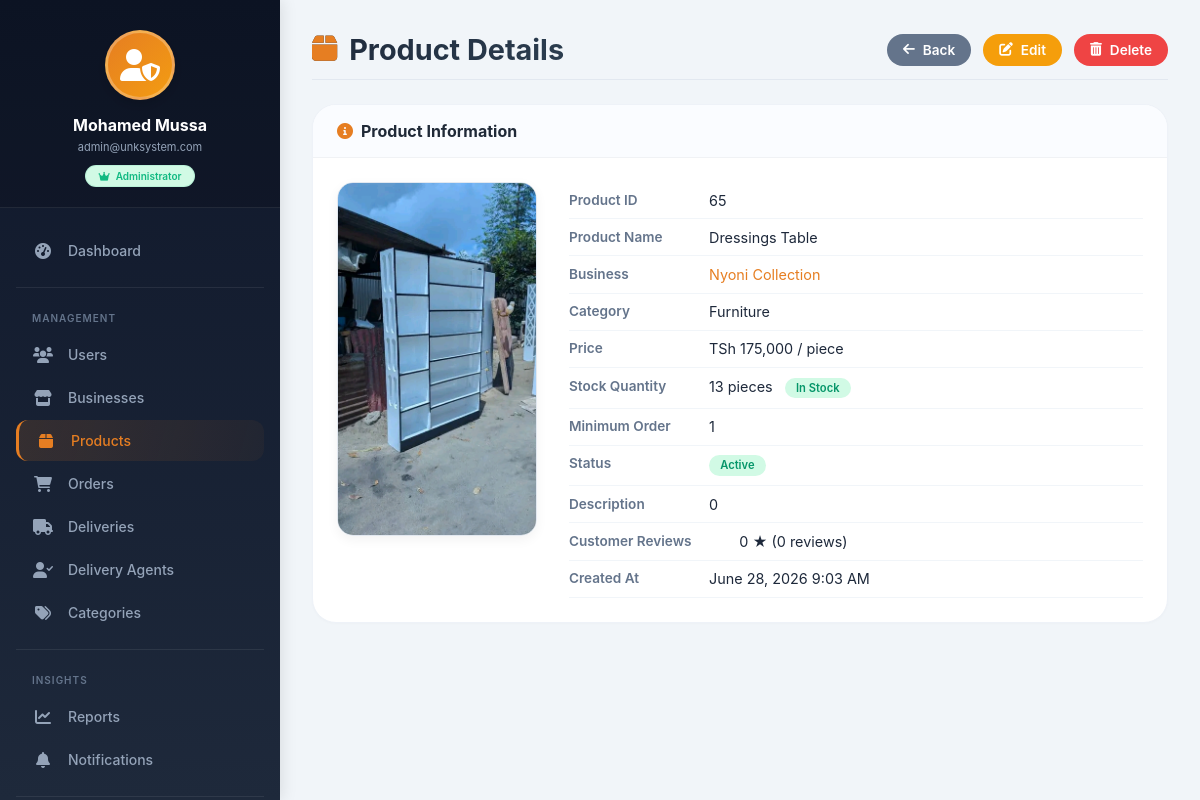
Page /admin/products/view.php?id=65 (signed in) on the committed database.
### tables this page shows
CREATE TABLE `products` (
  `product_id` int(11) NOT NULL AUTO_INCREMENT,
  `business_id` int(11) NOT NULL,
  `category_id` int(11) NOT NULL,
  `name` varchar(255) NOT NULL,
  `description` text DEFAULT NULL,
  `price` decimal(10,2) NOT NULL,
  `quantity_in_stock` int(11) DEFAULT 0,
  `unit` varchar(20) DEFAULT NULL,
  `min_order` int(11) DEFAULT 1,
  `image_url` varchar(255) DEFAULT NULL,
  `is_available` tinyint(1) DEFAULT 1,
  `views` int(11) DEFAULT 0,
  `created_at` timestamp NOT NULL DEFAULT current_timestamp(),
  `updated_at` timestamp NOT NULL DEFAULT current_timestamp() ON UPDATE current_timestamp(),
  `deleted_at` datetime DEFAULT NULL,
  `style_category` varchar(50) DEFAULT 'General',
  `discount_percent` int(11) DEFAULT 0,
  `discount_start_date` date DEFAULT NULL,
  `discount_end_date` date DEFAULT NULL,
  `is_on_sale` tinyint(1) DEFAULT 0,
  PRIMARY KEY (`product_id`),
  KEY `idx_products_business` (`business_id`),
  KEY `idx_products_category` (`category_id`),
  KEY `idx_products_price` (`price`),
  KEY `idx_products_name` (`name`(100)),
  KEY `idx_products_available` (`is_available`),
  KEY `idx_products_business_available` (`business_id`,`is_available`),
  KEY `idx_products_category_price` (`category_id`,`price`),
  KEY `idx_products_price_range` (`price`),
  KEY `idx_products_name_search` (`name`(50)),
  CONSTRAINT `fk_products_business` FOREIGN KEY (`business_id`) REFERENCES `businesses` (`business_id`) ON DELETE CASCADE ON UPDATE CASCADE,
  CONSTRAINT `fk_products_category` FOREIGN KEY (`category_id`) REFERENCES `categories` (`category_id`) ON UPDATE CASCADE
);

CREATE TABLE `businesses` (
  `business_id` int(11) NOT NULL AUTO_INCREMENT,
  `user_id` int(11) NOT NULL,
  `business_name` varchar(255) NOT NULL,
  `registration_number` varchar(100) DEFAULT NULL,
  `description` text DEFAULT NULL,
  `address` text NOT NULL,
  `location` varchar(255) DEFAULT NULL,
  `latitude` decimal(10,8) DEFAULT NULL,
  `longitude` decimal(11,8) DEFAULT NULL,
  `license_number` varchar(100) DEFAULT NULL,
  `logo_url` varchar(255) DEFAULT NULL,
  `business_hours` text DEFAULT NULL,
  `rating` decimal(2,1) DEFAULT 0.0,
  `total_reviews` int(11) DEFAULT 0,
  `is_verified` tinyint(1) DEFAULT 0,
  `is_active` tinyint(1) DEFAULT 1,
  `created_at` timestamp NOT NULL DEFAULT current_timestamp(),
  `city` varchar(100) DEFAULT NULL,
  `phone` varchar(20) DEFAULT NULL,
  `payment_methods` text DEFAULT NULL,
  `nida_number` varchar(20) DEFAULT NULL,
  PRIMARY KEY (`business_id`),
  UNIQUE KEY `uk_businesses_user` (`user_id`),
  UNIQUE KEY `uk_businesses_registration` (`registration_number`),
  UNIQUE KEY `uk_businesses_nida` (`nida_number`),
  KEY `idx_businesses_name` (`business_name`),
  KEY `idx_businesses_verified` (`is_verified`),
  KEY `idx_businesses_active` (`is_active`),
  KEY `idx_businesses_city` (`city`),
  CONSTRAINT `fk_businesses_user` FOREIGN KEY (`user_id`) REFERENCES `users` (`user_id`) ON DELETE CASCADE ON UPDATE CASCADE
);

CREATE TABLE `categories` (
  `category_id` int(11) NOT NULL AUTO_INCREMENT,
  `name` varchar(100) NOT NULL,
  `description` text DEFAULT NULL,
  `parent_id` int(11) DEFAULT NULL,
  `sort_order` int(11) DEFAULT 0,
  `created_at` timestamp NOT NULL DEFAULT current_timestamp(),
  `is_active` tinyint(1) DEFAULT 1,
  PRIMARY KEY (`category_id`),
  KEY `idx_categories_parent` (`parent_id`),
  KEY `idx_categories_active` (`is_active`),
  CONSTRAINT `fk_categories_parent` FOREIGN KEY (`parent_id`) REFERENCES `categories` (`category_id`) ON DELETE SET NULL ON UPDATE CASCADE
);

### admin/products/view.php (the view, shortened to what this page needs)
<?php
require_once '../../config/database.php';
$product_id = isset($_GET['id']) ? (int)$_GET['id'] : 0;
$stmt = mysqli_prepare($conn, "
    SELECT p.*, b.business_name, b.business_id, c.name as category_name
    FROM products p
    JOIN businesses b ON p.business_id = b.business_id
    LEFT JOIN categories c ON p.category_id = c.category_id
    WHERE p.product_id = ?
");
mysqli_stmt_bind_param($stmt, 'i', $product_id);
mysqli_stmt_execute($stmt);
$product = mysqli_fetch_assoc(mysqli_stmt_get_result($stmt));
$stmt = mysqli_prepare($conn, "SELECT AVG(rating) as avg_rating, COUNT(*) as total FROM reviews WHERE product_id = ? AND status = 'approved'");
mysqli_stmt_bind_param($stmt, 'i', $product_id);
mysqli_stmt_execute($stmt);
$review_stats = mysqli_fetch_assoc(mysqli_stmt_get_result($stmt));
$avg_rating = round($review_stats['avg_rating'] ?? 0, 1);
$review_count = (int)($review_stats['total'] ?? 0);
$img = !empty($product['image_url']) && file_exists("../../" . $product['image_url'])
    ? "../../" . $product['image_url']
    : "../../assets/images/default-product.jpg";
if ($product['quantity_in_stock'] <= 0) {
    $stock_badge = 'badge-out';
    $stock_text = 'Out of Stock';
} elseif ($product['quantity_in_stock'] < 10) {
    $stock_badge = 'badge-low';
    $stock_text = 'Low Stock';
} else {
    $stock_badge = 'badge-normal';
    $stock_text = 'In Stock';
}
include '../includes/admin_sidebar.php';
?>
<!DOCTYPE html>
<html lang="en">
<head>
    <link rel="stylesheet" href="https://cdnjs.cloudflare.com/ajax/libs/font-awesome/6.0.0/css/all.min.css">
</head>
<body>
<div class="admin-content">
    <div class="page-header">
        <h1><i class="fas fa-box"></i> Product Details</h1>
        <div class="action-buttons">
            <a href="index.php" class="btn btn-back"><i class="fas fa-arrow-left"></i> Back</a>
            <a href="edit.php?id=<?= $product_id ?>" class="btn btn-edit"><i class="fas fa-edit"></i> Edit</a>
            <a href="delete.php?id=<?= $product_id ?>" class="btn btn-delete" onclick="return confirm('⚠️ Permanently delete this product? This action cannot be undone.')">
                <i class="fas fa-trash-alt"></i> Delete
            </a>
        </div>
    </div>
    <div class="info-card">
        <div class="card-header">
            <i class="fas fa-info-circle"></i> Product Information
        </div>
        <div class="card-body">
            <div class="product-image">
                <img src="<?= $img ?>" alt="<?= htmlspecialchars($product['name']) ?>" onerror="this.src='../../assets/images/default-product.jpg'">
            </div>
            <div class="details-grid">
                <div class="info-row">
                    <div class="info-label">Product ID</div>
                    <div class="info-value"><?= $product['product_id'] ?></div>
                </div>
                <div class="info-row">
                    <div class="info-label">Product Name</div>
                    <div class="info-value"><?= htmlspecialchars($product['name']) ?></div>
                </div>
                <div class="info-row">
                    <div class="info-label">Business</div>
                    <div class="info-value">
                        <a href="../businesses/view.php?id=<?= $product['business_id'] ?>" style="color: #e67e22; text-decoration: none;">
                            <?= htmlspecialchars($product['business_name']) ?>
                        </a>
                    </div>
                </div>
                <div class="info-row">
                    <div class="info-label">Category</div>
                    <div class="info-value"><?= htmlspecialchars($product['category_name'] ?? 'Uncategorized') ?></div>
                </div>
                <div class="info-row">
                    <div class="info-label">Price</div>
                    <div class="info-value">TSh <?= number_format($product['price']) ?> / <?= $product['unit'] ?></div>
                </div>
                <div class="info-row">
                    <div class="info-label">Stock Quantity</div>
                    <div class="info-value">
                        <?= $product['quantity_in_stock'] ?> <?= $product['unit'] ?>s
                        <span class="badge <?= $stock_badge ?>" style="margin-left: 0.5rem;"><?= $stock_text ?></span>
                    </div>
                </div>
                <div class="info-row">
                    <div class="info-label">Minimum Order</div>
                    <div class="info-value"><?= $product['min_order'] ?></div>
                </div>
                <div class="info-row">
                    <div class="info-label">Status</div>
                    <div class="info-value">
                        <span class="badge badge-<?= $product['is_available'] ? 'active' : 'inactive' ?>">
                            <?= $product['is_available'] ? 'Active' : 'Inactive' ?>
                        </span>
                    </div>
                </div>
                <div class="info-row">
                    <div class="info-label">Description</div>
                    <div class="info-value"><?= nl2br(htmlspecialchars($product['description'] ?? 'No description')) ?></div>
                </div>
                <div class="info-row">
                    <div class="info-label">Customer Reviews</div>
                    <div class="info-value">
                        <span class="rating-stars">
                        </span>
                        <?= $avg_rating ?> ★ (<?= $review_count ?> <?= $review_count == 1 ? 'review' : 'reviews' ?>)
                    </div>
                </div>
                <div class="info-row">
                    <div class="info-label">Created At</div>
                    <div class="info-value"><?= date('F j, Y g:i A', strtotime($product['created_at'])) ?></div>
                </div>
            </div>
        </div>
    </div>
</div>
</body>
</html>

### admin/products/view.php (style rules this page uses)
* { margin: 0; padding: 0; box-sizing: border-box; }
body { font-family: 'Inter', sans-serif; background: #f1f5f9; }
.admin-content { margin-left: 280px; padding: 2rem; min-height: 100vh; transition: all 0.3s; }
.page-header { display: flex; justify-content: space-between; align-items: center; flex-wrap: wrap; gap: 1rem; margin-bottom: 1.5rem; border-bottom: 1px solid #e2e8f0; padding-bottom: 0.75rem; }
.page-header h1 { font-size: 1.8rem; font-weight: 700; background: linear-gradient(135deg, #1e293b, #2c3e50); -webkit-background-clip: text; background-clip: text; color: transparent; display: flex; align-items: center; gap: 0.75rem; }
.page-header h1 i { color: #e67e22; }
.action-buttons { display: flex; gap: 0.75rem; }
.btn { display: inline-flex; align-items: center; gap: 0.5rem; padding: 0.5rem 1rem; border-radius: 2rem; text-decoration: none; font-size: 0.85rem; font-weight: 600; transition: all 0.2s; }
.btn-back { background: #64748b; color: white; }
.btn-edit { background: #f59e0b; color: white; }
.btn-delete { background: #ef4444; color: white; }
.info-card { background: white; border-radius: 1.5rem; border: 1px solid #eef2f8; overflow: hidden; box-shadow: 0 1px 3px rgba(0,0,0,0.02); }
.card-header { padding: 1rem 1.5rem; background: #fafcff; border-bottom: 1px solid #f0f2f5; font-weight: 700; font-size: 1rem; display: flex; align-items: center; gap: 0.5rem; }
.card-header i { color: #e67e22; }
.card-body { padding: 1.5rem; display: flex; flex-wrap: wrap; gap: 2rem; }
.product-image { flex: 0 0 200px; }
.product-image img { width: 100%; height: auto; object-fit: cover; border-radius: 1rem; border: 1px solid #e2e8f0; box-shadow: 0 4px 12px rgba(0,0,0,0.05); }
.details-grid { flex: 1; }
.info-row { display: flex; padding: 0.6rem 0; border-bottom: 1px solid #f1f5f9; }
.info-label { width: 140px; font-weight: 600; color: #64748b; font-size: 0.85rem; }
.info-value { flex: 1; color: #1e293b; font-size: 0.9rem; }
.badge { display: inline-block; padding: 0.2rem 0.7rem; border-radius: 2rem; font-size: 0.7rem; font-weight: 600; }
.badge-active { background: #d1fae5; color: #059669; }
.badge-normal { background: #d1fae5; color: #059669; }
.rating-stars { color: #f39c12; letter-spacing: 2px; }

### rows in the picture
products: image_url (picture), product_id "65", name "Dressings Table", business.business_name "Nyoni Collection", category.name "Furniture", price "175,000", unit "piece", quantity_in_stock "13", quantity_in_stock "In Stock", min_order "1", description "0", created_at "June 28, 2026 9:03 AM"

### other values in the picture
substr($admin_name, 0, 22) "Mohamed Mussa"
substr($admin_email, 0, 22) "admin@unksystem.com"
$status_text "Administrator"
$avg_rating "0"
$review_count "0"
